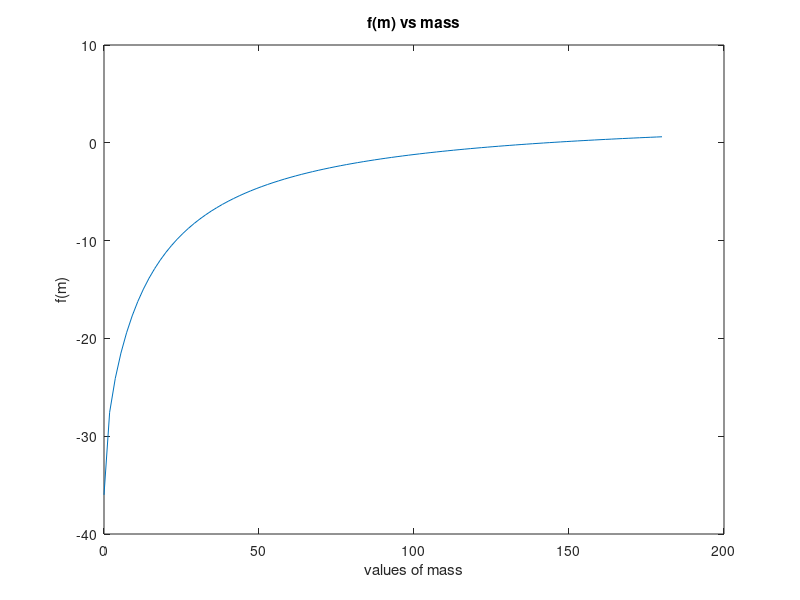

Source code (MATLAB): (Note: this script raises an error after producing the figure.)
%Brian Ibitoye
%21085455

fm =  @(m) sqrt((9.81 .* m)./(0.25)) .* tanh((sqrt((9.81 .* 0.25)./m)).* 4)-36;

m_num = linspace(0,180,100);
yval = fm(m_num);
xl = 140;
xu = 150;

plot(m_num,yval)
xlabel("values of mass")
ylabel("f(m)")
title("f(m) vs mass")

%My guess for m that makes f(m) = 0 is roughly 1.45 kg
%a suitable value for xl is 140 and xu is 150"

fprintf("for values xl = " + xl + " and xu = " + xu + " bisection found the root to be " + mybisection(fm,xl,xu) + '. \n');


function root=mybisection(f,xl,xu)
%this function implements the bisection method. 
% it will return the root for function f, when it is 
%provided with a suitable bracket [xl,xu].


%check that xl and xu bracket root 
if sign(f(xl))==sign(f(xu))
    error("a suitable bracket is not provided")
end


%actual bisection method
%its an iterative method so it needs
maxit=100;%maximum number of iteration
tol=1e-6;%tolerance

%this involves:
%finding mid point
xmid=(xl+xu)/2;

%init iteration and error
iter=1;
err=100;%make this a big number so it runs

    while err>tol && iter<maxit
    %keep old mid point
    old_xmid=xmid;

    %finding new bracket
    if sign(f(xl))==sign(f(xmid))%then right bracket is next one
        xl=xmid;
    else
        xu=xmid;
    end
    %new xmid
    xmid=(xl+xu)/2;

    %have we found the root? if not, keep going
    %compare old xmid to new xmid for error
    err=abs((xmid-old_xmid)/xmid);

    %update iter
    iter=iter+1;
    end

 %by this point how do we figure out if we have found root?
 if iter==maxit
     fprintf("We have reached maximum number of iteration of %d \n", maxit);
     fprintf("No root was found between xl=%2.5f and xu=%2.5f  \n", xl,xu);
 else
     root=xmid;
      %fprintf("After %d  iterations, root was found to be %2.5f\n", iter,root);
      %fprintf("The value of the function at this root is %2.5f\n", f(root));
 end
end